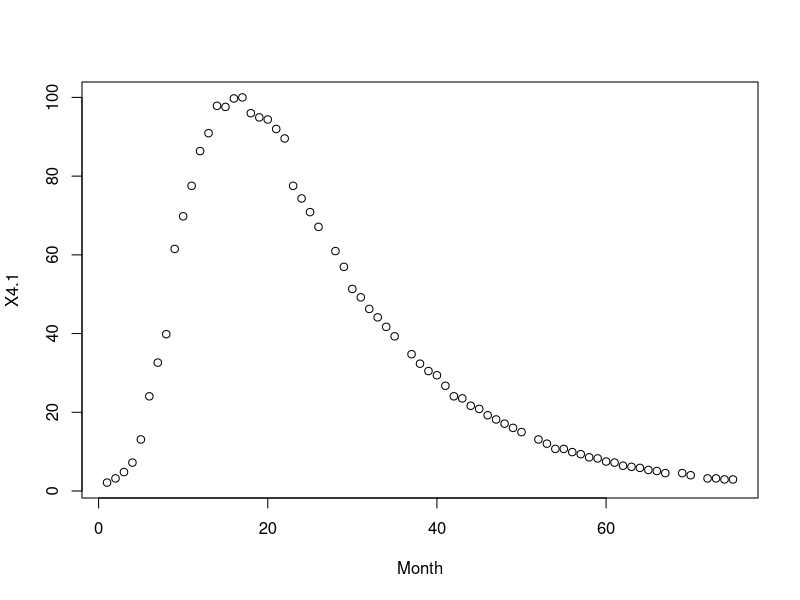
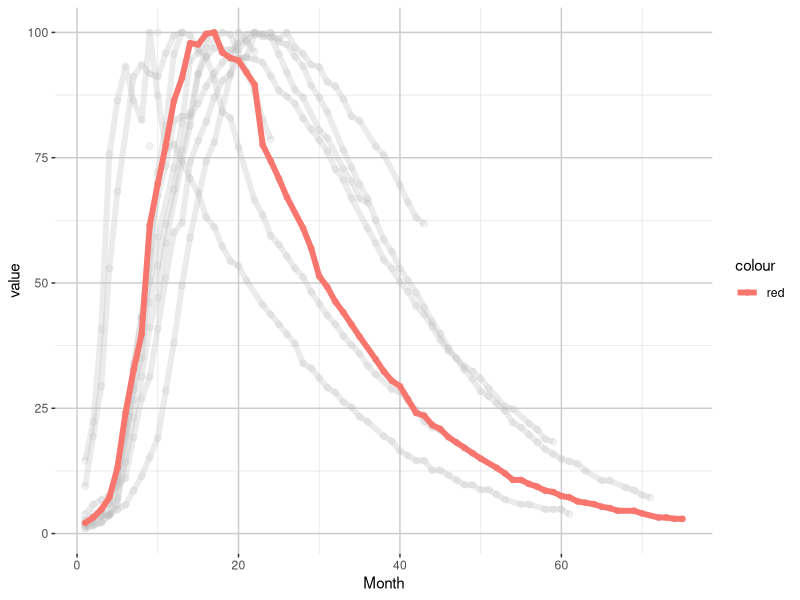

The R source for these figures, in order:
library(ggplot2)
library(reshape2)
library(ggpubr)

percentage <- read.csv("percentages.csv")

attach(percentage)

plot(Month, X4.1)

percentage.m <- melt(percentage, id="Month")

percentage.o <- na.omit(percentage.m)

all <- ggplot(percentage.o, aes(x=Month, y=value, color=variable, group=variable)) + geom_point(na.rm = TRUE, size=2) + geom_line() + theme(panel.background = element_rect(fill = 'white'), panel.grid.major = element_line(colour = "grey80"),panel.grid.minor = element_line(colour = "gray90"))

a.1 <- all + scale_colour_manual(values = c("red", "gray85", "gray85", "gray85", "gray85", "gray85", "gray85", "gray85", "gray85", "gray85", "gray85")) + guides(colour = guide_legend(override.aes = list(color = c("red", "blue", "green", "pink", "gray85", "gray85", "gray85", "gray85", "gray85", "gray85", "gray85"))))

a.2 <- all + scale_colour_manual(values = c("gray85", "blue", "gray85", "gray85", "gray85", "gray85", "gray85", "gray85", "gray85", "gray85", "gray85"))

a.3 <- all + scale_colour_manual(values = c("gray85", "gray85", "green", "gray85", "gray85", "gray85", "gray85", "gray85", "gray85", "gray85", "gray85"))

a.4 <- all + scale_colour_manual(values = c("gray85", "gray85", "gray85", "pink", "gray85", "gray85", "gray85", "gray85", "gray85", "gray85", "gray85"))

a.5 <- all + scale_colour_manual(values = c("gray85", "gray85", "gray85", "gray85", "yellow", "gray85", "gray85", "gray85", "gray85", "gray85", "gray85"))

a.6 <- all + scale_colour_manual(values = c("gray85", "gray85", "gray85", "gray85", "gray85", "orange", "gray85", "gray85", "gray85", "gray85", "gray85"))

a.7 <- all + scale_colour_manual(values = c("gray85", "gray85", "gray85", "gray85", "gray85", "gray85", "cyan", "gray85", "gray85", "gray85", "gray85"))

a.8 <- all + scale_colour_manual(values = c("gray85", "gray85", "gray85", "gray85", "gray85", "gray85", "gray85", "purple", "gray85", "gray85", "gray85"))

a.9 <- all + scale_colour_manual(values = c("gray85", "gray85", "gray85", "gray85", "gray85", "gray85", "gray85", "gray85", "black", "gray85", "gray85"))

a.10 <- all + scale_colour_manual(values = c("gray85", "gray85", "gray85", "gray85", "gray85", "gray85", "gray85", "gray85", "brown", "gray85", "gray85"))

a.11 <- all + scale_colour_manual(values = c("gray85", "gray85", "gray85", "gray85", "gray85", "gray85", "gray85", "gray85", "gray85", "gray85", "red"))


final <- ggarrange(a.1, a.2, a.3, a.4, a.5, a.6, a.7, a.8, a.9, a.10, a.11, legend="right", common.legend=TRUE)




#====
#This might be useful for splitting:
#ggplot(percentage.m, aes(x=Month, y=value, group=variable)) + geom_point(aes(color=variable),na.rm = TRUE, size=2)


#remove x-axis by
#https://stackoverflow.com/questions/35090883/remove-all-of-x-axis-labels-in-ggplot#35090981
#        axis.ticks.x=element_blank())
		
#====

ps4.1 <- subset(percentage.o, variable == "X4.1")
ps4.2 <- subset(percentage.o, variable == "X4.2")
ps4.3 <- subset(percentage.o, variable == "X4.3")
ps4.4 <- subset(percentage.o, variable == "X4.4")
ps5 <- subset(percentage.o, variable == "X5")
ps5.1 <- subset(percentage.o, variable == "X5.1")
ps6 <- subset(percentage.o, variable == "X6")
ps7 <- subset(percentage.o, variable == "X7")
ps7.1 <- subset(percentage.o, variable == "X7.1")
ps8 <- subset(percentage.o, variable == "X8")

ggplot(percentage.o, aes(x=Month, y=value))+ geom_point(color="grey", size=2, alpha=0.2) +
geom_line(data=ps4.2, color="grey", size=2, alpha=0.3) +
geom_line(data=ps4.3, color="grey", size=2, alpha=0.3) +
geom_line(data=ps4.4, color="grey", size=2, alpha=0.3) +
geom_line(data=ps5, color="grey", size=2, alpha=0.3) +
geom_line(data=ps5.1, color="grey", size=2, alpha=0.3) +
geom_line(data=ps6, color="grey", size=2, alpha=0.3) +
geom_line(data=ps7, color="grey", size=2, alpha=0.3) +
geom_line(data=ps7.1, color="grey", size=2, alpha=0.3) +
geom_line(data=ps8, color="grey", size=2, alpha=0.3) +

geom_point(data=ps4.1, aes(Month, value, color='red'), alpha=1) +
geom_line(data=ps4.1, aes(Month, value, color='red'), size=2, alpha=1) +
theme(panel.background = element_rect(fill = 'white'), panel.grid.major = element_line(colour = "grey80"),panel.grid.minor = element_line(colour = "gray90"))

#====
